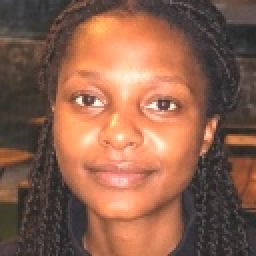
#> input picture data/images/augmented/peggy/peggy_neutral_brightness.jpg, 128 x 128 px (shown 2 times larger); its folder holds only this picture in this run
$ python -i image_pipeline.py   (imports and definitions only)
#> lines starting #> are read from the running program, lines starting #| are printed output that depends on the picture
"""Task 2 - Image data collection and processing.

Steps for every member photo in data/images/raw/<member>/<member>_<expression>.jpg:
    1. load (respecting the phone's EXIF rotation)
    2. find the face and crop it (OpenCV Haar cascade), resize to 128x128
    3. make 4 augmented copies: rotation, horizontal flip, grayscale, brightness
    4. extract features from the original + every copy
       - HOG       : face shape / edges         (324 values)
       - LBP hist  : skin & texture pattern      (10 values)
       - colour    : 8-bin histogram per channel (24 values)
    5. save all rows to data/cleaned_data/image_features.csv

Run directly:  python src/image_pipeline.py
"""
from __future__ import annotations

import sys
from pathlib import Path

import cv2
import numpy as np
import pandas as pd
from PIL import Image, ImageOps
from skimage.feature import hog, local_binary_pattern

sys.path.insert(0, str(Path(__file__).resolve().parent))
import config as C  # noqa: E402

_FACE_CASCADE = cv2.CascadeClassifier(cv2.data.haarcascades + "haarcascade_frontalface_default.xml")

AUGMENTATIONS = ["rotate_15", "flip", "grayscale", "brightness"]


# ------------------------------------------------------------------ discovery
# [31 lines left out: functions parse_image_name, list_raw_images, missing_images_report, not called in this run]


# ------------------------------------------------------------------ loading / face crop
def load_image(path: str | Path) -> np.ndarray:
    """Load as RGB uint8. exif_transpose fixes phone photos that are stored sideways."""
    img = ImageOps.exif_transpose(Image.open(path)).convert("RGB")
    return np.asarray(img)


def detect_and_crop_face(rgb: np.ndarray, size: int = C.IMG_SIZE) -> tuple[np.ndarray, bool]:
    """Return (face crop resized to size x size, face_found).

    The biggest detected face is used, with a 20% margin so the chin/forehead are kept.
    If no face is found we fall back to a centre square crop, so the pipeline never breaks.
    """
    h, w = rgb.shape[:2]
    scale = 800 / max(h, w) if max(h, w) > 800 else 1.0          # faster detection on big photos
    small = cv2.resize(rgb, (int(w * scale), int(h * scale))) if scale < 1 else rgb
    gray = cv2.cvtColor(small, cv2.COLOR_RGB2GRAY)
    faces = _FACE_CASCADE.detectMultiScale(gray, scaleFactor=1.1, minNeighbors=5, minSize=(60, 60))

    if len(faces):
        x, y, fw, fh = max(faces, key=lambda f: f[2] * f[3])
        x, y, fw, fh = [int(v / scale) for v in (x, y, fw, fh)]
        m = int(0.2 * max(fw, fh))
        x0, y0 = max(0, x - m), max(0, y - m)
        x1, y1 = min(w, x + fw + m), min(h, y + fh + m)
        crop, found = rgb[y0:y1, x0:x1], True
    else:
        s = min(h, w)
        y0, x0 = (h - s) // 2, (w - s) // 2
        crop, found = rgb[y0:y0 + s, x0:x0 + s], False

    return cv2.resize(crop, (size, size), interpolation=cv2.INTER_AREA), found


# ------------------------------------------------------------------ augmentation
# [15 lines left out: function augment, not called in this run]


# ------------------------------------------------------------------ features
def extract_features(face: np.ndarray) -> dict[str, float]:
    gray = cv2.cvtColor(face, cv2.COLOR_RGB2GRAY)

    # HOG: 32x32-pixel cells -> 4x4 grid, 2x2-cell blocks, 9 orientations = 3*3*4*9 = 324 values.
    # Large cells keep the vector small (we only have tens of images).
    hog_vec = hog(gray, orientations=9, pixels_per_cell=(32, 32), cells_per_block=(2, 2),
                  block_norm="L2-Hys", feature_vector=True)

    # LBP (uniform, 8 neighbours, radius 1) -> 10-bin normalised histogram of texture codes
    lbp = local_binary_pattern(gray, P=8, R=1, method="uniform")
    lbp_hist, _ = np.histogram(lbp, bins=np.arange(11), density=True)

    # Colour: 8-bin normalised histogram per RGB channel
    color = []
    for ch in range(3):
        hist, _ = np.histogram(face[..., ch], bins=8, range=(0, 256))
        color.extend(hist / hist.sum())

    feats = {f"hog_{i}": float(v) for i, v in enumerate(hog_vec)}
    feats.update({f"lbp_{i}": float(v) for i, v in enumerate(lbp_hist)})
    feats.update({f"color_{c}_{i}": float(color[k * 8 + i]) for k, c in enumerate("rgb") for i in range(8)})
    return feats


def image_to_features(path: str | Path) -> tuple[pd.DataFrame, bool]:
    """Used by the CLI: one image file -> one-row feature table (+ was a face found)."""
    face, found = detect_and_crop_face(load_image(path))
#> in load_image, img is the input picture: PIL image 128x128 RGB; mean R, G, B 140.7, 96.9, 76.9
#> in detect_and_crop_face, `h, w = rgb.shape[:2]`: h = 128
#> in detect_and_crop_face, `scale = 800 / max(h, w) if max(h, w) > 800 else 1.0`: scale = 1
#> in detect_and_crop_face, `gray = cv2.cvtColor(small, cv2.COLOR_RGB2GRAY)`:
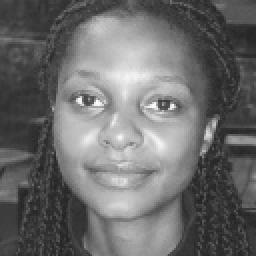
#> gray: shape (128, 128) (shown 2 times larger); min 33, max 251, mean 107.7
#> in detect_and_crop_face, `faces = _FACE_CASCADE.detectMultiScale(gray, scaleFactor=1.1, minNeigh..`: faces = [[18, 19, 90, 90]]
#> in detect_and_crop_face, `x, y, fw, fh = max(faces, key=lambda f: f[2] * f[3])`: x = 18; y = 19; fw = 90
#> in detect_and_crop_face, `m = int(0.2 * max(fw, fh))`: m = 18
#> in detect_and_crop_face, `x0, y0 = max(0, x - m), max(0, y - m)`: x0 = 0; y0 = 1
#> in detect_and_crop_face, `x1, y1 = min(w, x + fw + m), min(h, y + fh + m)`: x1 = 126; y1 = 127
#> in detect_and_crop_face, `crop, found = rgb[y0:y1, x0:x1], True`:
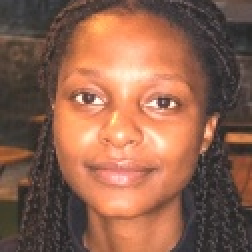
#> crop: shape (126, 126, 3) (shown 2 times larger); mean R, G, B 142.3, 97.9, 77.5
#> in detect_and_crop_face, `crop, found = rgb[y0:y1, x0:x1], True`: found = True
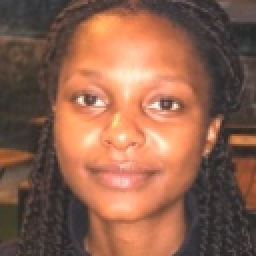
#> face: shape (128, 128, 3) (shown 2 times larger); mean of channels 0, 1, 2 142.1, 97.7, 77.4; drawn as R, G, B
#> found = True
    return pd.DataFrame([extract_features(face)]), found
#> in extract_features, `gray = cv2.cvtColor(face, cv2.COLOR_RGB2GRAY)`:
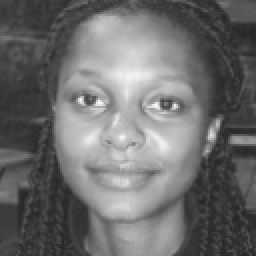
#> gray: shape (128, 128) (shown 2 times larger); min 37, max 249, mean 108.7
#> in extract_features, `hog_vec = hog(gray, orientations=9, pixels_per_cell=(32, 32), cells_pe..`: hog_vec = 324 values, max 0.253 at index 289, min 0.0153 at index 47, mean 0.155
#> in extract_features, `lbp = local_binary_pattern(gray, P=8, R=1, method="uniform")`:
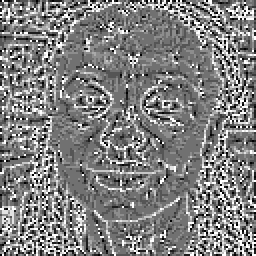
#> lbp: shape (128, 128) float64 (shown 2 times larger); min 0, max 9, mean 4.54; drawn with min black and max white
#> in extract_features, `lbp_hist, _ = np.histogram(lbp, bins=np.arange(11), density=True)`: lbp_hist = [0.0295, 0.0529, 0.0525, 0.147, 0.302, 0.164, 0.0656, 0.0534, 0.0552, 0.0776]
#> the loop in extract_features, `for ch in range(3):` made 3 passes
#> hist on passes 1 to 3: [0, 3462, 3840, 1149, 1044, 1033, 1498, 4358], [0, 5733, 3555, 2285, 2841, 1427, 425, 118], [21, 7107, 5228, 2744, 833, 352, 96, 3]
#> after the loop in extract_features, `for ch in range(3):`: color = [0, 0.211, 0.234, 0.0701, 0.0637, 0.063, 0.0914, 0.266, 0, 0.35, 0.217, 0.139, 0.173, 0.0871, 0.0259, 0.0072, 0.00128, 0.434, 0.319, 0.167, 0.0508, 0.0215, 0.00586, 0.000183]
#> in extract_features, `feats = {f"hog_{i}": float(v) for i, v in enumerate(hog_vec)}`: feats = 324 items


# ------------------------------------------------------------------ full run
# [27 lines left out: function build_image_features, not called in this run]


# [5 lines not run here, left out]

>>> result = image_to_features('../data/images/augmented/peggy/peggy_neutral_brightness.jpg')

$ run again, on data/images/augmented/peggy/peggy_neutral_flip.jpg
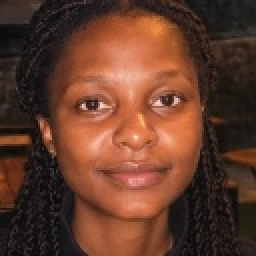
#> input picture data/images/augmented/peggy/peggy_neutral_flip.jpg, 128 x 128 px (shown 2 times larger)
#> in load_image, img is the input picture: PIL image 128x128 RGB; mean R, G, B 100.2, 59.9, 43.3
#> h = 128
#> scale = 1
#> faces = [[20, 18, 91, 91]]
#> x = 20; y = 18; fw = 91
#> m = 18
#> x0 = 2; y0 = 0
#> x1 = 128; y1 = 127
#> in detect_and_crop_face, `crop, found = rgb[y0:y1, x0:x1], True`: found = True
#> in extract_features, `gray = cv2.cvtColor(face, cv2.COLOR_RGB2GRAY)`:
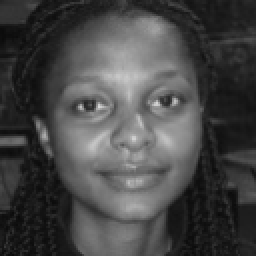
#> gray: shape (128, 128) (shown 2 times larger); min 10, max 216, mean 70.6
#> hog_vec = 324 values, max 0.244 at index 220, min 0.0176 at index 42, mean 0.155
#> in extract_features, `lbp = local_binary_pattern(gray, P=8, R=1, method="uniform")`:
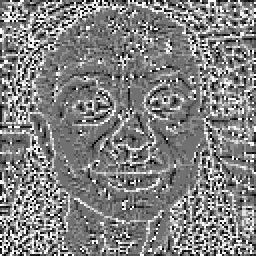
#> lbp: shape (128, 128) float64 (shown 2 times larger); min 0, max 9, mean 4.57; drawn with min black and max white
#> lbp_hist = [0.0316, 0.0513, 0.0533, 0.142, 0.294, 0.162, 0.0722, 0.0591, 0.0568, 0.078]
#> the loop in extract_features, `for ch in range(3):` made 3 passes
#> hist on passes 1 to 3: [3311, 4378, 1228, 1198, 1516, 2176, 1933, 644], [5570, 4140, 3024, 2715, 767, 162, 6, 0], [6996, 6094, 2406, 681, 196, 11, 0, 0]
#> after the loop in extract_features, `for ch in range(3):`: color = [0.202, 0.267, 0.075, 0.0731, 0.0925, 0.133, 0.118, 0.0393, 0.34, 0.253, 0.185, 0.166, 0.0468, 0.00989, 0.000366, 0, 0.427, 0.372, 0.147, 0.0416, 0.012, 0.000671, 0, 0]
#> feats = 324 items

$ run again, on data/images/augmented/peggy/peggy_neutral_rotate_15.jpg
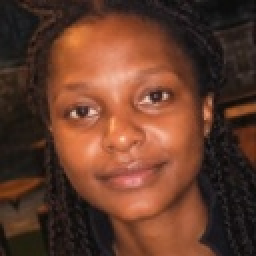
#> input picture data/images/augmented/peggy/peggy_neutral_rotate_15.jpg, 128 x 128 px (shown 2 times larger)
#> in load_image, img is the input picture: PIL image 128x128 RGB; mean R, G, B 100.8, 60.3, 43.3
#> h = 128
#> scale = 1
#> faces = [[14, 19, 91, 91]]
#> x = 14; y = 19; fw = 91
#> m = 18
#> x0 = 0; y0 = 1
#> x1 = 123; y1 = 128
#> in detect_and_crop_face, `crop, found = rgb[y0:y1, x0:x1], True`: found = True
#> in extract_features, `gray = cv2.cvtColor(face, cv2.COLOR_RGB2GRAY)`:
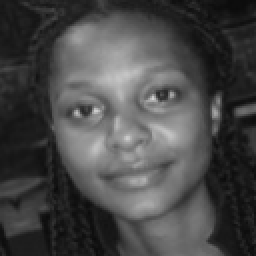
#> gray: shape (128, 128) (shown 2 times larger); min 11, max 211, mean 72.1
#> hog_vec = 324 values, max 0.243 at index 77, min 0.0117 at index 47, mean 0.155
#> in extract_features, `lbp = local_binary_pattern(gray, P=8, R=1, method="uniform")`:
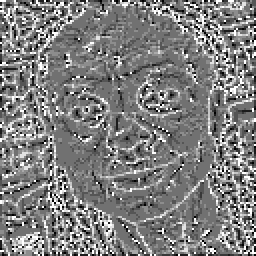
#> lbp: shape (128, 128) float64 (shown 2 times larger); min 0, max 9, mean 4.5; drawn with min black and max white
#> lbp_hist = [0.0205, 0.0433, 0.0444, 0.145, 0.354, 0.167, 0.0648, 0.0501, 0.0497, 0.0609]
#> the loop in extract_features, `for ch in range(3):` made 3 passes
#> hist on passes 1 to 3: [3261, 4106, 1231, 1227, 1612, 2317, 1986, 644], [5555, 3820, 3283, 2772, 781, 170, 3, 0], [6892, 6091, 2518, 681, 197, 5, 0, 0]
#> after the loop in extract_features, `for ch in range(3):`: color = [0.199, 0.251, 0.0751, 0.0749, 0.0984, 0.141, 0.121, 0.0393, 0.339, 0.233, 0.2, 0.169, 0.0477, 0.0104, 0.000183, 0, 0.421, 0.372, 0.154, 0.0416, 0.012, 0.000305, 0, 0]
#> feats = 324 items

$ run again, on data/images/augmented/peggy/peggy_smiling_brightness.jpg
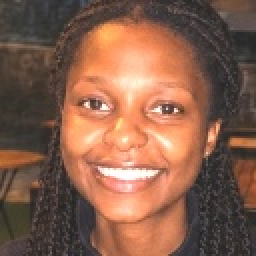
#> input picture data/images/augmented/peggy/peggy_smiling_brightness.jpg, 128 x 128 px (shown 2 times larger)
#> in load_image, img is the input picture: PIL image 128x128 RGB; mean R, G, B 135.4, 95.2, 75.9
#> h = 128
#> scale = 1
#> faces = [[22, 20, 89, 89]]
#> x = 22; y = 20; fw = 89
#> m = 17
#> x0 = 5; y0 = 3
#> x1 = 128; y1 = 126
#> in detect_and_crop_face, `crop, found = rgb[y0:y1, x0:x1], True`: found = True
#> in extract_features, `gray = cv2.cvtColor(face, cv2.COLOR_RGB2GRAY)`:
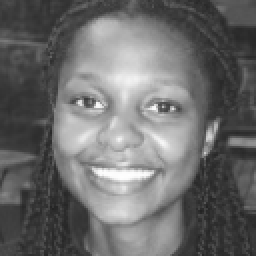
#> gray: shape (128, 128) (shown 2 times larger); min 35, max 254, mean 107.8
#> hog_vec = 324 values, max 0.239 at index 289, min 0.0173 at index 47, mean 0.155
#> in extract_features, `lbp = local_binary_pattern(gray, P=8, R=1, method="uniform")`:
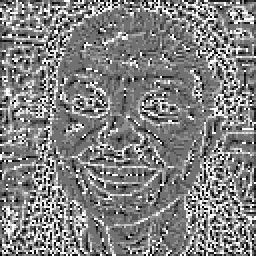
#> lbp: shape (128, 128) float64 (shown 2 times larger); min 0, max 9, mean 4.57; drawn with min black and max white
#> lbp_hist = [0.0344, 0.0537, 0.053, 0.144, 0.287, 0.161, 0.0674, 0.0596, 0.0576, 0.0825]
#> the loop in extract_features, `for ch in range(3):` made 3 passes
#> hist on passes 1 to 3: [0, 3642, 3891, 1133, 981, 1109, 1523, 4105], [0, 5817, 3596, 2375, 2559, 1388, 457, 192], [13, 7433, 5167, 2361, 873, 317, 134, 86]
#> after the loop in extract_features, `for ch in range(3):`: color = [0, 0.222, 0.237, 0.0692, 0.0599, 0.0677, 0.093, 0.251, 0, 0.355, 0.219, 0.145, 0.156, 0.0847, 0.0279, 0.0117, 0.000793, 0.454, 0.315, 0.144, 0.0533, 0.0193, 0.00818, 0.00525]
#> feats = 324 items
